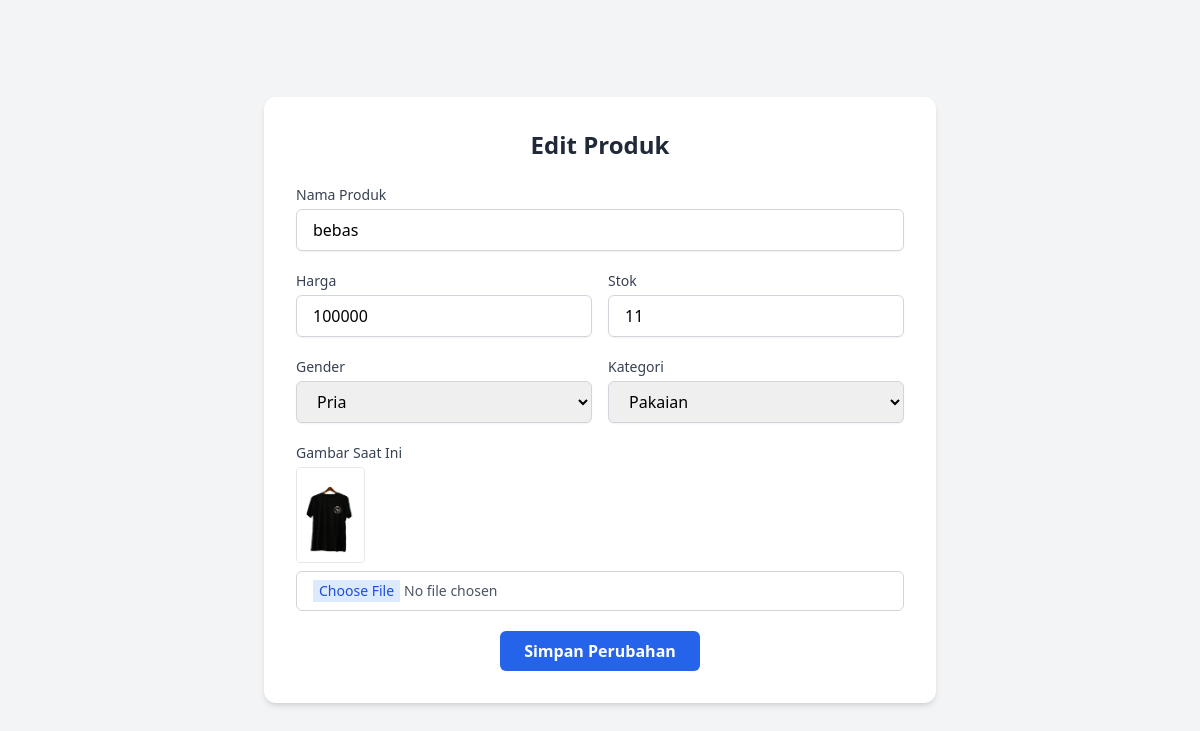
Page /UMKM/editproduk.php?id=1 on the committed database.
### tables this page shows
CREATE TABLE `produk` (
  `id` int(11) NOT NULL,
  `nama` varchar(100) DEFAULT NULL,
  `deskripsi` text DEFAULT NULL,
  `harga` int(11) DEFAULT NULL,
  `gender` enum('pria','wanita') DEFAULT NULL,
  `gambar` varchar(255) DEFAULT NULL,
  `stok` int(11) DEFAULT 0,
  `quantity` int(11) DEFAULT NULL,
  `kategori` enum('aksesoris','pakaian','lainlain') DEFAULT NULL
);

### UMKM/editproduk.php (the view, shortened to what this page needs)
<?php
include "db.php";
$id = (int)$_GET['id'];
$produk = $conn->query("SELECT * FROM produk WHERE id = $id")->fetch_assoc();
?>
<!DOCTYPE html>
<html lang="id">
<head>
  <script src="https://cdn.tailwindcss.com"></script>
</head>
<body class="bg-gray-100 min-h-screen flex items-center justify-center">
  <div class="w-full max-w-2xl bg-white rounded-xl shadow-md p-8">
    <h2 class="text-2xl font-bold text-gray-800 mb-6 text-center">Edit Produk</h2>
    <form action="prosesedit.php" method="POST" enctype="multipart/form-data" class="space-y-5">
      <div>
        <label class="block text-sm font-medium text-gray-700 mb-1">Nama Produk</label>
        <input type="text" name="nama" value="<?php echo htmlspecialchars($produk['nama']); ?>" required
               class="w-full px-4 py-2 border border-gray-300 rounded-md shadow-sm focus:ring-blue-500 focus:border-blue-500" />
      </div>
      <div class="grid grid-cols-2 gap-4">
        <div>
          <label class="block text-sm font-medium text-gray-700 mb-1">Harga</label>
          <input type="number" name="harga" value="<?php echo $produk['harga']; ?>" required
                 class="w-full px-4 py-2 border border-gray-300 rounded-md shadow-sm focus:ring-blue-500 focus:border-blue-500" />
        </div>
        <div>
          <label class="block text-sm font-medium text-gray-700 mb-1">Stok</label>
          <input type="number" name="stok" value="<?php echo $produk['stok']; ?>" required
                 class="w-full px-4 py-2 border border-gray-300 rounded-md shadow-sm focus:ring-blue-500 focus:border-blue-500" />
        </div>
      </div>
      <div class="grid grid-cols-2 gap-4">
        <div>
          <label class="block text-sm font-medium text-gray-700 mb-1">Gender</label>
          <select name="gender" required
                  class="w-full px-4 py-2 border border-gray-300 rounded-md shadow-sm focus:ring-blue-500 focus:border-blue-500">
            <option value="pria" <?php echo $produk['gender'] == 'pria' ? 'selected' : ''; ?>>Pria</option>
          </select>
        </div>
        <div>
          <label class="block text-sm font-medium text-gray-700 mb-1">Kategori</label>
          <select name="kategori" required
                  class="w-full px-4 py-2 border border-gray-300 rounded-md shadow-sm focus:ring-blue-500 focus:border-blue-500">
            <option value="pakaian" <?php echo $produk['kategori'] == 'pakaian' ? 'selected' : ''; ?>>Pakaian</option>
          </select>
        </div>
      </div>
      <div>
        <label class="block text-sm font-medium text-gray-700 mb-1">Gambar Saat Ini</label>
        <img src="assets/images/<?php echo $produk['gambar']; ?>" alt="Gambar Produk" class="h-24 object-cover rounded border mb-2" />
        <input type="file" name="gambar" accept="image/*"
               class="w-full border border-gray-300 rounded-md px-4 py-2 text-sm text-gray-600 bg-white file:border-0 file:bg-blue-100 file:text-blue-700" />
      </div>
      <div class="text-center">
        <button type="submit"
                class="bg-blue-600 hover:bg-blue-700 text-white font-semibold px-6 py-2 rounded-md transition duration-200">
          Simpan Perubahan
        </button>
      </div>
    </form>
  </div>
</body>
</html>

### rows in the picture
produk: nama "bebas", harga "100000", stok "11", gender "Pria", kategori "Pakaian", gambar (picture)
